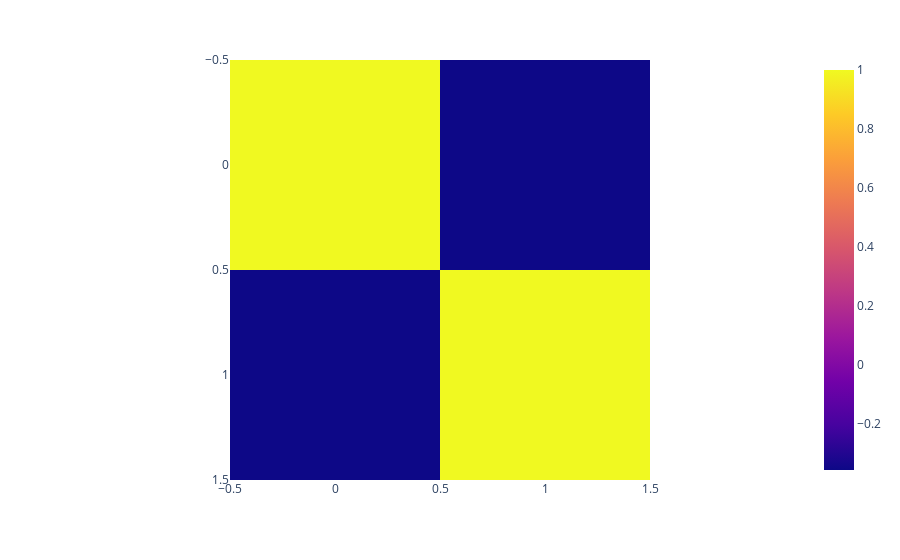

Notebook code cell kept with this figure:
### Markdown cell above
```
Create a heatmap showing the correlation of the columns sepal_width and petal_width.
```

### Code cell
px.imshow(ds[["sepal_width", "petal_width"]].corr())

### Figure 1 — Plotly figure (JSON) as saved in the notebook; plotly's stock layout.template omitted (floating-point values rounded to 4 significant figures)
{"data": [{"coloraxis": "coloraxis", "hovertemplate": "x: %{x}<br>y: %{y}<br>color: %{z}<extra></extra>", "type": "heatmap", "z": [[1, -0.3565], [-0.3565, 1]]}], "layout": {"coloraxis": {"colorscale": [[0, "#0d0887"], [0.1111, "#46039f"], [0.2222, "#7201a8"], [0.3333, "#9c179e"], [0.4444, "#bd3786"], [0.5556, "#d8576b"], [0.6667, "#ed7953"], [0.7778, "#fb9f3a"], [0.8889, "#fdca26"], [1, "#f0f921"]]}, "margin": {"t": 60}, "xaxis": {"constrain": "domain", "scaleanchor": "y"}, "yaxis": {"autorange": "reversed", "constrain": "domain"}}}
